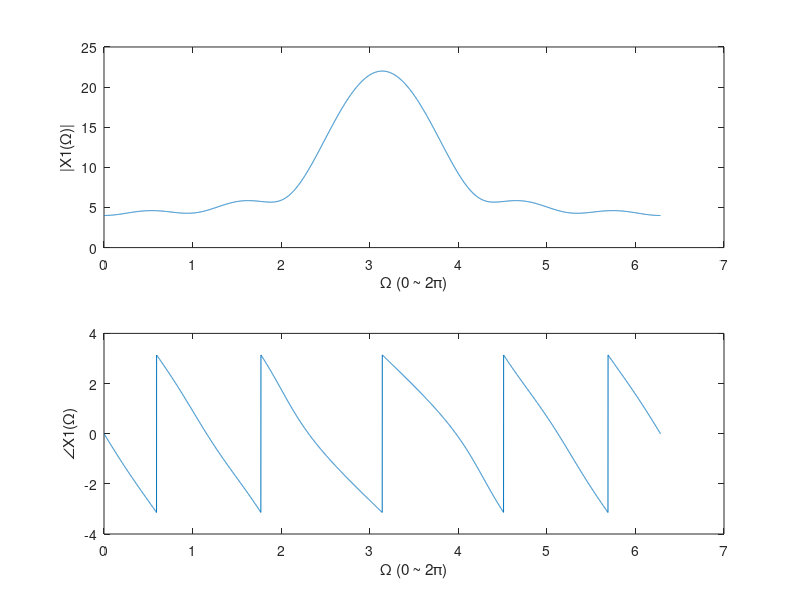
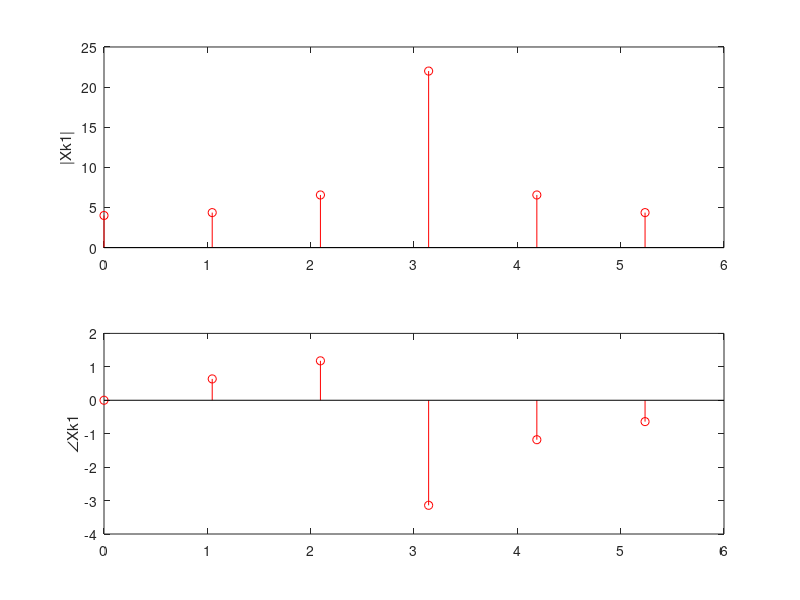
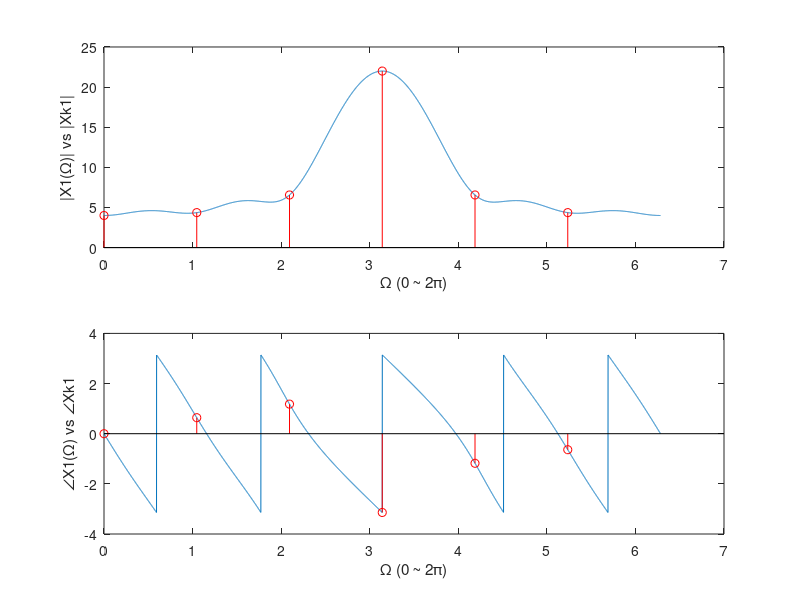
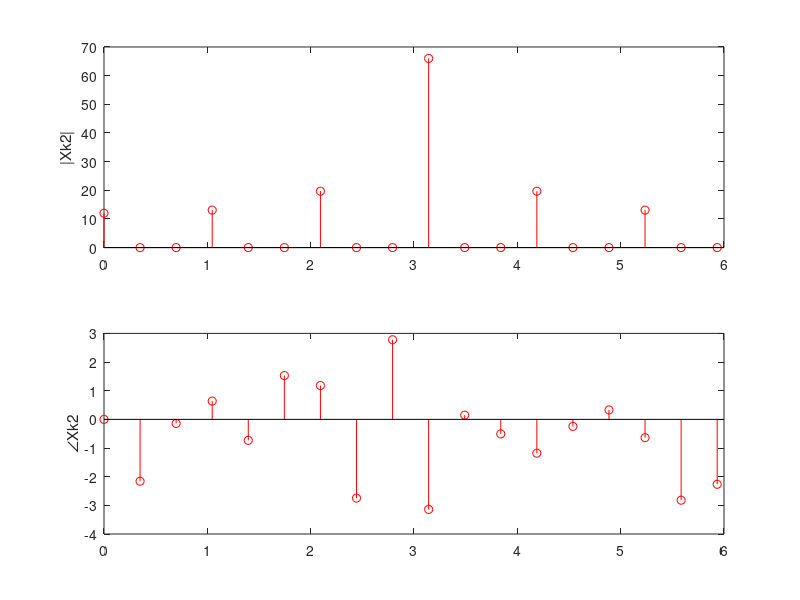

The MATLAB source for these figures, in order:
clc; clear;

x1 = [-1  2 -3  4 -5  7];
x2 = [ 1  2  3  4  5  6];

% (a) DTFT
N = length(x1);
n = 0:N-1;
OM = 0:0.001:2*pi;
%OM = 2*pi*f/fs;
X1_OM = exp(-1i*OM'*n)*x1';

figure(1);
subplot(2, 1, 1);
plot(OM, abs(X1_OM));
ylabel('|X1(\Omega)|');
xlabel('\Omega (0 ~ 2\pi)');
subplot(2, 1, 2);
plot(OM, angle(X1_OM));
ylabel('\angleX1(\Omega)');
xlabel('\Omega (0 ~ 2\pi)');

% (b) DFS
k = n;
Xk1 = exp(-1i*2*pi*k'*n/N)*x1';
k = linspace(0, 2*pi, N+1);
figure(2)
subplot(2, 1, 1);
stem(k(1:N), abs(Xk1), 'r');
ylabel('|Xk1|');
subplot(2, 1, 2);
stem(k(1:N), angle(Xk1), 'r');
ylabel('\angleXk1');

% (c) comparing a) to b)
figure(3)
subplot(2, 1, 1);
plot(OM, abs(X1_OM));
ylabel('|X1(\Omega)| vs |Xk1|');
xlabel('\Omega (0 ~ 2\pi)');
hold on;
subplot(2, 1, 1);
stem(k(1:N), abs(Xk1), 'r');
hold off;
subplot(2, 1, 2);
plot(OM, angle(X1_OM));
ylabel('\angleX1(\Omega) vs \angleXk1');
xlabel('\Omega (0 ~ 2\pi)');
hold on;
subplot(2, 1, 2);
stem(k(1:N), angle(Xk1), 'r');
hold off;

% (d) DFS [x1 x1 x1]
xx1 = [x1 x1 x1];
NN = length(xx1);
nn = 0:NN-1;
kk = nn;
Xk2 = exp(-1i*2*pi*kk'*nn/NN)*xx1';
kk = linspace(0, 2*pi, NN+1);
figure(4)
subplot(2, 1, 1);
stem(kk(1:NN), abs(Xk2), 'r');
ylabel('|Xk2|');
subplot(2, 1, 2);
stem(kk(1:NN), angle(Xk2), 'r');
ylabel('\angleXk2');

% TEST: DFS[x1] vs DFS[x1 x1 x1]
figure(10)
subplot(2, 1, 1);
stem(k(1:N), abs(Xk1));
ylabel('|Xk1|');
hold on;
subplot(2, 1, 1);
stem(kk(1:NN), abs(Xk2), 'r');
hold off;
subplot(2, 1, 2);
stem(k(1:N), angle(Xk1));
ylabel('\angleXk1');
hold on;
subplot(2, 1, 2);
stem(kk(1:NN), angle(Xk2), 'r');
hold off;

% (e) DFT
k = n;
Xk = exp(-1i*2*pi*k'*n/N)*x1';
k = linspace(0, 2*pi, N+1);
figure(5)
subplot(2, 1, 1);
stem(k(1:N), abs(Xk), 'r');
ylabel('|Xk|');



%%%%%%%% W = [1 1 1 1 1 1; 1 0.5-1i*sqrt(3)/2 -0.5-1i*sqrt(3)/2 -1 -0.5+1i*sqrt(3)/2 0.5+1i*sqrt(3)/2; 1 -0.5-1i*sqrt(3)/2 -0.5+1i*sqrt(3)/2 1 -0.5-1i*sqrt(3)/2 -0.5+1i*sqrt(3)/2; 1 -1 1 -1 1 -1; 1 -0.5+1i*sqrt(3)/2 -0.5-1i*sqrt(3)/2 1 -0.5+1i*sqrt(3)/2 -0.5-1i*sqrt(3)/2; 1 0.5+1i*sqrt(3)/2 -0.5+1i*sqrt(3)/2 -1 -0.5-1i*sqrt(3)/2 0.5-1i*sqrt(3)/2]
subplot(2, 1, 2);
stem(k(1:N), angle(Xk), 'r');
ylabel('\angleXk');